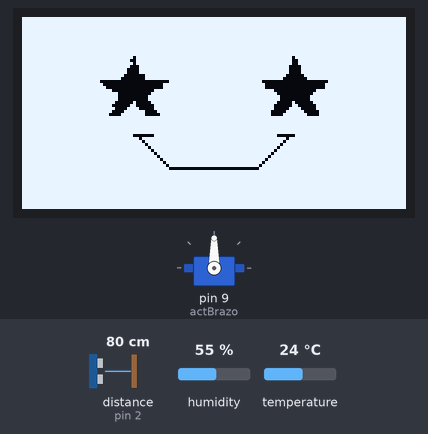
Recording of a sketch running on a simulated Arduino Uno, built with avr-gcc and run on an emulated ATmega328P. On the bench: 128×64 one-colour display, servo. Wiring (inferred from the names in the program): ultrasonic range finder: trigger pin 3; echo pin 2. The test bench sets the inputs (shaded band); at power-on: distance to the obstacle (sensor on pin 2) 80 cm, humidity 55 %, temperature 24 °C. The echo pulse lasts 58.3 µs per cm; what the sketch prints to the serial monitor is not drawn.

Above: at 1.2 s.
1.3 s: distance to the obstacle (sensor on pin 2) set to 34 cm
3.5 s: distance to the obstacle (sensor on pin 2) set to 27 cm
At 4.5 s:
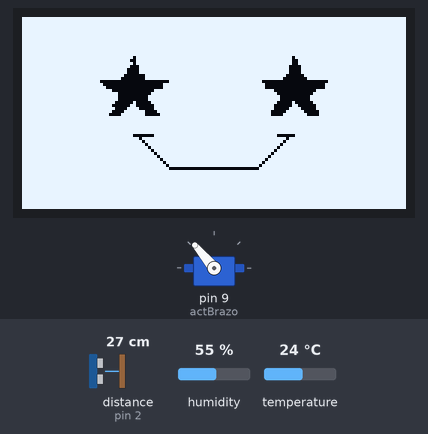
At 11.1 s:
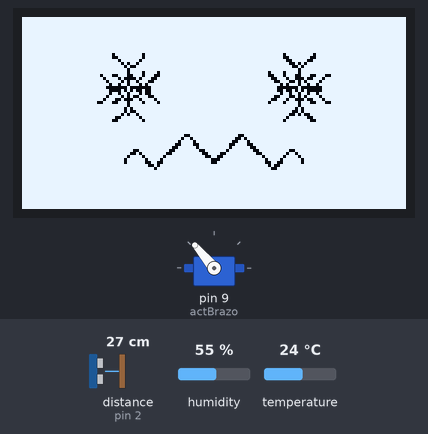
Timing chart, 0 to 12.7 s (numbered marks = the images above; inputs shaded):
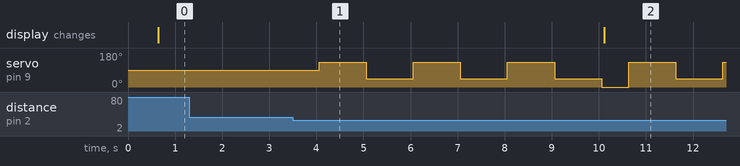

The sketch:

codigoRobotFriolento_0_5_0.ino
```cpp
#include "SensorTemp.h"
#include "SensorUltra.h"
#include "ActuadorServo.h"
#include "ActuadorPantalla.h"

// Crear una instancia de las clases de cada
// sensor y actuador correspondientes
 SensorUltra sensorUltra;
 SensorTemp sensorTemp;
 ActuadorServo actuadorServo;
 ActuadorPantalla actuadorPantalla;

void setup() {
 // se define todo lo necesario para el
 // funcionamiento de los sensores y actuadores
  sensorUltra.configurar();
  sensorTemp.configurar();
  actuadorPantalla.configurar();
  actuadorServo.configurar();
}

// aqui es donde ocurre el funcionamiento de
// los sensores y actuadores especificos
void loop() {
  sensorUltra.leerDistancia();
  sensorUltra.reconocerDistancia();
  sensorTemp.leerTemp();
// cuando el dato dentro del sensor de temperatura
// llamado temperatura es mayor a 15
// y el sensor ultrasonico detecta a una persona
  if (sensorTemp.temperatura > 15 && sensorUltra.persona) {
    // se realizara todo lo presente en
    // la instacia de moverBrazo
     actuadorServo.moverBrazo();
    // se mostrara en el display la imagen correspondiente al calor
     actuadorPantalla.mostrarImagenCalor();
   }
      // si la temperatura ambiente es menor a 15 grados
      // y se detecta a una persona
       else if (sensorTemp.temperatura < 15 && sensorUltra.persona){
        // el robot mostrara su cara de frio
         actuadorPantalla.mostrarImagenFrio();
      }
       // si no se detecta a una persona
        else if(!sensorUltra.persona){
          // se mostrara al robot en su estado sin nadie presente
           actuadorPantalla.mostrarImagenFrio();
        }
}
```

ActuadorPantalla.cpp
```cpp
#include <Wire.h>
#include <SPI.h>
#include <Adafruit_GFX.h>
#include <Adafruit_SSD1306.h>
#include "ActuadorPantalla.h"
#include "BitmapsPantalla.h"

// Aqui le pondremos el nombre al display
// tambien cual es su ancho y alto
// no estoy seguro orque tiene que estar en este archivo, pero no funciona en el "ActuadorPantalla.h"
Adafruit_SSD1306 caraMuneco(SCREEN_WIDTH, SCREEN_HEIGHT, &Wire, OLED_RESET);

ActuadorPantalla::ActuadorPantalla() {}

void ActuadorPantalla::configurar() {
  // Error que es visible en el monitor serial
  //en caso de que el display no inicia correctamente
    if (!caraMuneco.begin(SSD1306_SWITCHCAPVCC, 0x3C)) {
     // No se pudo inicializar la pantalla
      for (;;);
       Serial.print("Error con el display");
    }
    // limpia la pantalla y la vuelve a actualizar
    // constantemente para que no se mueva el contenido
     caraMuneco.clearDisplay();
     caraMuneco.display();
}

void ActuadorPantalla::mostrarImagenCalor() {
    caraMuneco.clearDisplay();
    caraMuneco.drawBitmap(0, 0, logo_bmp, LOGO_WIDTH, LOGO_HEIGHT, WHITE);
    caraMuneco.display();
}

void ActuadorPantalla::mostrarImagenFrio() {
    caraMuneco.clearDisplay();
    caraMuneco.drawBitmap(0, 0, logo2_bmp, LOGO_WIDTH, LOGO_HEIGHT, WHITE);
    caraMuneco.display();
}

void ActuadorPantalla::mostrarImagenNadie() {

}
```

ActuadorPantalla.h
```cpp
#ifndef ACTUADOR_PANTALLA_H
#define ACTUADOR_PANTALLA_H

#include <Arduino.h>
#include <Wire.h>
#include <SPI.h>
#include <Adafruit_GFX.h>
#include <Adafruit_SSD1306.h>

// Definiciones de parametros de el display
#define SCREEN_WIDTH 128
#define SCREEN_HEIGHT 64
#define OLED_RESET -1

// Declaración del tamaño las imágenes
#define LOGO_HEIGHT   64
#define LOGO_WIDTH    128

class ActuadorPantalla {
public:
   ActuadorPantalla();
   // funcionamiento de la pantalla
    void configurar();
   // se definira una clase para cada "estado" del robot
   // cuando tiene frio, no tiene frio, o no detecta a nadie
    void mostrarImagenCalor();
    void mostrarImagenFrio();
    void mostrarImagenNadie();

};

#endif
```

ActuadorServo.cpp
```cpp
// biblioteca para funcionamiento del servo
#include "ActuadorServo.h"

ActuadorServo::ActuadorServo() {}

void ActuadorServo::configurar() {
  // configurar en que pin conectar el servo
  // que en este caso sera el pin 9
   actBrazo.attach(9);
}

// escribir el movimiento que queremos realizar
void ActuadorServo::moverBrazo() {
    // se repetira esto 3 veces
     for (cuantosSaludos = 0; cuantosSaludos < 3; cuantosSaludos++){
    // primero movera el brazo hacia la derecha
      actBrazo.write(saludoDer);
    // ver de cambiar delay a millis en clase
      delay(1000);
    // despues movera el brazo a la izquierda
      actBrazo.write(saludoIzq);
      delay(1000);
    }
  // vuelve a posicion inicial el brazo
   actBrazo.write(saludoNeu);
}
```

ActuadorServo.h
```cpp
#ifndef ACTUADOR_SERVO_H
#define ACTUADOR_SERVO_H

#include <Arduino.h>
#include <Servo.h>

//crear la clase ActuadorServo
class ActuadorServo {
public:
  ActuadorServo();
  // ponerle nombre al servomotor
  // en este caso sera actBrazo
    Servo actBrazo;
  // establecer las 2 partes del
  // funcionamiento para el actuador
    void configurar();
    void moverBrazo();
  // escribir datos para el ángulo del servomotor
  // donde estos grados de movimiento
  // seran cambiados en todas sus instancias
    int saludoIzq = 45;
    int saludoDer = 130;
    int saludoNeu = 0;
  // int para medir cantidad de saludos
  // que hara el robot
    int cuantosSaludos;
  };
// destructores para no causar problemas en el codigo
#endif
```

SensorTemp.cpp
```cpp
#include "SensorTemp.h"

// una clase que viene desde la libreria del sensor de temp
// donde se especifica que el pin de comunicacion es el 5
// se descarta el pin 2 porque el sensorUltra los ocupará
DHT11 dht11(5);

SensorTemp::SensorTemp() {}

void SensorTemp::configurar() {
  //Comenzar la comunicación serial
  Serial.begin(9600);
}

// Lo que se hace para leer la Temp.
// Según el código de ejemplo.
// https://github.com/dhrubasaha08/DHT11/blob/main/examples/ReadTemperature/ReadTemperature.ino#L18
void SensorTemp::leerTemp() {
  // El int de "temperatura" va a ser equivalente
  // a la temperatura leída por el sensor DHT11.
    temperatura = dht11.readTemperature();
  // Cuando la temperatura no presente algún error.
    if (temperatura != DHT11::ERROR_CHECKSUM && temperatura != DHT11::ERROR_TIMEOUT) {
  // Se demostrará la temperatura actual en el monitor serial.
    Serial.print("Temperatura: ");
    Serial.print(temperatura);
    Serial.println(" °C");

  // Si es que esto no se cumple.
    } else {
    // Muestra el error en el monitor serial.
     Serial.println(DHT11::getErrorString(temperatura));
    }
}
```

SensorTemp.h
```cpp
#ifndef SENSOR_TEMP_H
#define SENSOR_TEMP_H

#include <Arduino.h>
//Incluir biblioteca hecha por Dhruba Saha
//para el funcionamiento del sensor.
#include <DHT11.h>

class SensorTemp {
public:
// Según el código de ejemplo
// https://github.com/dhrubasaha08/DHT11/blob/main/examples/ReadTemperature/ReadTemperature.ino#L18
  SensorTemp();
  void configurar();
  void reconocerTemp();
  void leerTemp();

// Se declara que temperatura es un "int", osea un valor numerico
  int temperatura;

};
#endif
```

SensorUltra.cpp
```cpp
// incluir .h
#include "SensorUltra.h"

SensorUltra::SensorUltra() {
}

void SensorUltra::configurar() {
// Conectar los pines.
  pinMode(trigPin, OUTPUT);
  pinMode(echoPin, INPUT);
  Serial.begin(9600);
}

void SensorUltra::reconocerDistancia() {
// Configuración reconocimiento distancia
  digitalWrite(trigPin, HIGH);
  delayMicroseconds(10);
  digitalWrite(trigPin, LOW);
// Medir duración del eco.
  duracion = pulseIn(echoPin, HIGH);
// Calcular distancia en cm.
  distancia = duracion / 58;
// Determinar si hay una persona (ejemplo: a menos de 30 cm)
  persona = (distancia < 30);
}

void SensorUltra::leerDistancia() {
// Imprimir en el monitor serial la distancia detectada en cm.
 if (persona) {
  // se escribira en el monitor serial la distancia de la persona
    Serial.println("la persona esta a: ");
    Serial.print(distancia);
    Serial.println(" cm");
  // si no se escribira en el monitor serial que no hay una persona
   } else {
    Serial.println("No hay persona.");
  }
}
```

SensorUltra.h
```cpp
#ifndef SENSOR_ULTRA_H
#define SENSOR_ULTRA_H

#include <Arduino.h>

class SensorUltra {

public:
  SensorUltra();

  void configurar();
  void reconocerDistancia();
  void leerDistancia();

// definir cuales seran los pines para la funcion de
// trigger y echo en el sensor
  int trigPin = 3;
  int echoPin = 2;
// definir datos para el calculo de la distancia
  int distancia = 0;
  int duracion = 500;
// definir una booleana sobre la existencia de una persona
  bool persona = false;
};

#endif
```

Source omitted: mapsPantalla.h (data table, 12819 bytes)

Measured:
- the behaviour switches between 31 and 30 cm on distance to the obstacle (sensor on pin 2) (found by bisection; images 0 and 1)
- after the input at 1.3 s, every drawn part: stays the same
- after the input at 3.5 s, servo on pin 9 (actBrazo): 90° → 130° after 0.56 s, → 45° 1.0 s later, → 130° 1.0 s later, → 45° 1.0 s later, … (10 changes in this stretch)
